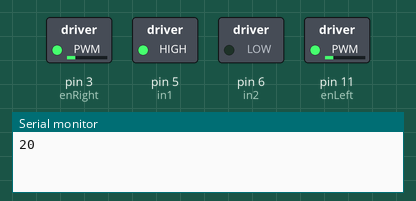
Recording of a sketch running on a simulated Arduino Uno, built with avr-gcc and run on an emulated ATmega328P. Shown: switched loads named in the sketch (green lamp = pin HIGH), the last lines printed to the serial monitor.

Above: at 0.1 s.
At 2.1 s:
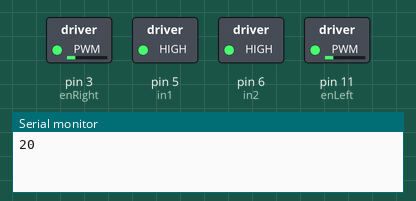
At 7.1 s:
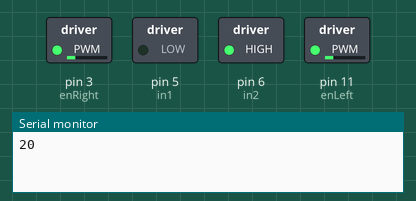
At 11.1 s:
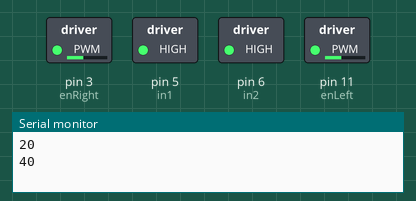
At 20.1 s:
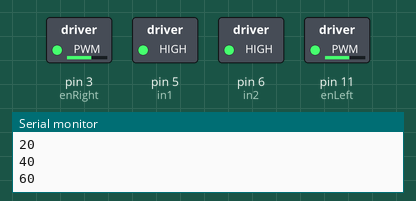
At 38.1 s:
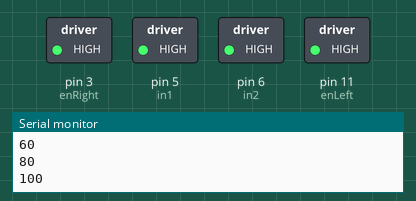
Timing chart, 0 to 39.6 s (numbered marks = the images above):
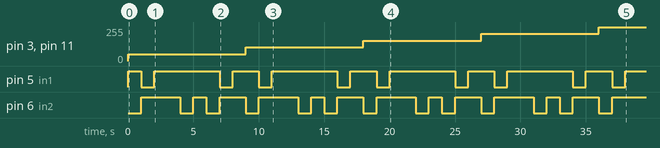

Measured:
- by itself, pin 3 (enRight), pin 11 (enLeft): moves from 0/255 to 255/255 over 36.0 s
- by itself, pin 5 (in1): repeats every 9.0 s: HIGH 5.0 s, LOW 1.0 s, HIGH 2.0 s, LOW 1.0 s
- by itself, pin 6 (in2): repeats every 9.0 s: LOW 1.0 s, HIGH 1.0 s, LOW 1.0 s, HIGH 2.0 s, LOW 1.0 s, HIGH 3.0 s

The sketch:

motor.ino
```cpp
#define in1 5 //rightside
#define in2 6 //right side
#define enRight 3 //left side
#define in3 9 //left side
#define in4 10 //left side
#define enLeft 11 //left side
void setup() {
  // put your setup code here, to run once:
  Serial.begin(9600);
  pinMode(in1, OUTPUT);
  pinMode(in2, OUTPUT);
  pinMode(in1, OUTPUT);
  pinMode(in2, OUTPUT);
  pinMode(enRight, OUTPUT);
  pinMode(enLeft, OUTPUT);
  digitalWrite(in1, HIGH);
  digitalWrite(in2, HIGH);
  digitalWrite(in3, HIGH);
  digitalWrite(in4, HIGH);
  digitalWrite(enLeft, HIGH);
  digitalWrite(enRight, HIGH);


}
void leftForward() {
  // put your main code here, to run repeatedly:
  digitalWrite(in3, HIGH);
  digitalWrite(in4, LOW);
}
void rightForward() {
  digitalWrite(in1, HIGH);
  digitalWrite(in2, LOW);
}

void leftBackward() {
  digitalWrite(in3, LOW);
  digitalWrite(in4, HIGH);
}
void rightBackward() {
  digitalWrite(in1, LOW);
  digitalWrite(in2, HIGH);
}
void stopMotor() {
  digitalWrite(in1, HIGH);
  digitalWrite(in2, HIGH);
  digitalWrite(in3, HIGH);
  digitalWrite(in4, HIGH);
}
void stopLeft() {
  digitalWrite(in3, HIGH);
  digitalWrite(in4, HIGH);
}
void stopRight() {
  digitalWrite(in1, HIGH);
  digitalWrite(in2, HIGH);
}
void toLeft() {
  stopLeft();
  rightForward();
}
void toRight() {
  stopRight();
  leftForward();
}
void rotateLeft() {
  rightForward();
  leftBackward();
}
void rotateRight() {
  rightBackward();
  leftForward();
}
int inc = 0;
void loop() {

  if (inc < 255)
    inc += 51;
  else
    inc = 0;
  Serial.println((inc * 100) / 255);
  analogWrite(enLeft, inc);
  analogWrite(enRight, inc);
  rightForward();
  leftForward();
  delay(1000);
  leftBackward();
  rightBackward();
  delay(1000);
  stopRight();
  delay(1000);
  stopLeft();
  delay(1000);
  toLeft();
  delay(1000);
  toRight();
  delay(1000);
  rotateLeft();
  delay(1000);
  rotateRight();
  delay(1000);
  stopMotor();
  delay(1000);

}
```
